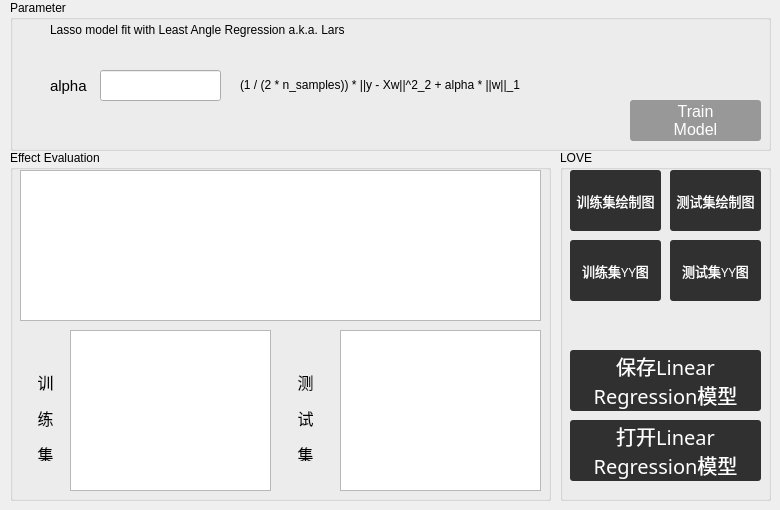
   <widget class="QWidget" name="tab_7">
    <attribute name="title">
     <string>LARS Lasso </string>
    </attribute>
    <widget class="QGroupBox" name="groupBox_13">
     <property name="geometry">
      <rect>
       <x>10</x>
       <y>0</y>
       <width>761</width>
       <height>151</height>
      </rect>
     </property>
     <property name="title">
      <string>Parameter</string>
     </property>
     <widget class="QPushButton" name="lar_action">
      <property name="geometry">
       <rect>
        <x>620</x>
        <y>100</y>
        <width>131</width>
        <height>41</height>
       </rect>
      </property>
      <property name="font">
       <font>
        <pointsize>12</pointsize>
       </font>
      </property>
      <property name="styleSheet">
       <string notr="true">QPushButton { background-color:rgb(152, 152, 152); border-radius: 3px; color: rgb(255, 255, 255); } QPushButton:hover { background-color:rgb(91, 91, 136)}</string>
      </property>
      <property name="text">
       <string>Train
Model</string>
      </property>
     </widget>
     <widget class="QLabel" name="label_8">
      <property name="geometry">
       <rect>
        <x>40</x>
        <y>70</y>
        <width>51</width>
        <height>31</height>
       </rect>
      </property>
      <property name="font">
       <font>
        <pointsize>11</pointsize>
       </font>
      </property>
      <property name="text">
       <string>alpha</string>
      </property>
     </widget>
     <widget class="QLineEdit" name="lar_edit">
      <property name="geometry">
       <rect>
        <x>90</x>
        <y>70</y>
        <width>121</width>
        <height>31</height>
       </rect>
      </property>
     </widget>
     <widget class="QLabel" name="label_10">
      <property name="geometry">
       <rect>
        <x>230</x>
        <y>70</y>
        <width>351</width>
        <height>31</height>
       </rect>
      </property>
      <property name="text">
       <string>&lt;html&gt;&lt;head/&gt;&lt;body&gt;&lt;p&gt;(1 / (2 * n_samples)) * ||y - Xw||^2_2 + alpha * ||w||_1&lt;/p&gt;&lt;/body&gt;&lt;/html&gt;</string>
      </property>
     </widget>
     <widget class="QLabel" name="label_21">
      <property name="geometry">
       <rect>
        <x>40</x>
        <y>20</y>
        <width>341</width>
        <height>21</height>
       </rect>
      </property>
      <property name="text">
       <string>&lt;html&gt;&lt;head/&gt;&lt;body&gt;&lt;p&gt;Lasso model fit with Least Angle Regression a.k.a. Lars&lt;/p&gt;&lt;/body&gt;&lt;/html&gt;</string>
      </property>
     </widget>
    </widget>
    <widget class="QGroupBox" name="groupBox_19">
     <property name="geometry">
      <rect>
       <x>10</x>
       <y>150</y>
       <width>541</width>
       <height>351</height>
      </rect>
     </property>
     <property name="title">
      <string>Effect Evaluation</string>
     </property>
     <widget class="QTableWidget" name="lar_table01">
      <property name="geometry">
       <rect>
        <x>10</x>
        <y>20</y>
        <width>521</width>
        <height>151</height>
       </rect>
      </property>
     </widget>
     <widget class="QTableWidget" name="lar_table02">
      <property name="geometry">
       <rect>
        <x>60</x>
        <y>180</y>
        <width>201</width>
        <height>161</height>
       </rect>
      </property>
     </widget>
     <widget class="QTableWidget" name="lar_table03">
      <property name="geometry">
       <rect>
        <x>330</x>
        <y>180</y>
        <width>201</width>
        <height>161</height>
       </rect>
      </property>
     </widget>
     <widget class="QLabel" name="label_31">
      <property name="geometry">
       <rect>
        <x>280</x>
        <y>220</y>
        <width>31</width>
        <height>91</height>
       </rect>
      </property>
      <property name="text">
       <string>&lt;html&gt;&lt;head/&gt;&lt;body&gt;&lt;p align=&quot;center&quot;&gt;&lt;span style=&quot; font-size:12pt;&quot;&gt;测&lt;/span&gt;&lt;/p&gt;&lt;p align=&quot;center&quot;&gt;&lt;span style=&quot; font-size:12pt;&quot;&gt;试&lt;/span&gt;&lt;/p&gt;&lt;p align=&quot;center&quot;&gt;&lt;span style=&quot; font-size:12pt;&quot;&gt;集&lt;/span&gt;&lt;/p&gt;&lt;/body&gt;&lt;/html&gt;</string>
      </property>
     </widget>
     <widget class="QLabel" name="label_37">
      <property name="geometry">
       <rect>
        <x>20</x>
        <y>220</y>
        <width>31</width>
        <height>91</height>
       </rect>
      </property>
      <property name="text">
       <string>&lt;html&gt;&lt;head/&gt;&lt;body&gt;&lt;p align=&quot;center&quot;&gt;&lt;span style=&quot; font-size:12pt;&quot;&gt;训&lt;/span&gt;&lt;/p&gt;&lt;p align=&quot;center&quot;&gt;&lt;span style=&quot; font-size:12pt;&quot;&gt;练&lt;/span&gt;&lt;/p&gt;&lt;p align=&quot;center&quot;&gt;&lt;span style=&quot; font-size:12pt;&quot;&gt;集&lt;/span&gt;&lt;/p&gt;&lt;/body&gt;&lt;/html&gt;</string>
      </property>
     </widget>
    </widget>
    <widget class="QGroupBox" name="groupBox_25">
     <property name="geometry">
      <rect>
       <x>560</x>
       <y>150</y>
       <width>211</width>
       <height>351</height>
      </rect>
     </property>
     <property name="title">
      <string>LOVE</string>
     </property>
     <widget class="QPushButton" name="save_lar_button">
      <property name="geometry">
       <rect>
        <x>10</x>
        <y>200</y>
        <width>191</width>
        <height>61</height>
       </rect>
      </property>
      <property name="font">
       <font>
        <family>幼圆</family>
        <pointsize>15</pointsize>
       </font>
      </property>
      <property name="styleSheet">
       <string notr="true">QPushButton { background-color:rgb(48, 48, 48); border-radius: 3px; color: rgb(255, 255, 255); } QPushButton:hover { background-color:rgb(91, 91, 136)}</string>
      </property>
      <property name="text">
       <string>保存Linear
Regression模型</string>
      </property>
     </widget>
     <widget class="QPushButton" name="open_lar_button">
      <property name="geometry">
       <rect>
        <x>10</x>
        <y>270</y>
        <width>191</width>
        <height>61</height>
       </rect>
      </property>
      <property name="font">
       <font>
        <family>幼圆</family>
        <pointsize>15</pointsize>
       </font>
      </property>
      <property name="styleSheet">
       <string notr="true">QPushButton { background-color:rgb(48, 48, 48); border-radius: 3px; color: rgb(255, 255, 255); } QPushButton:hover { background-color:rgb(91, 91, 136)}</string>
      </property>
      <property name="text">
       <string>打开Linear
Regression模型</string>
      </property>
     </widget>
     <widget class="QPushButton" name="hz_lar_tr">
      <property name="geometry">
       <rect>
        <x>10</x>
        <y>20</y>
        <width>91</width>
        <height>61</height>
       </rect>
      </property>
      <property name="font">
       <font>
        <family>幼圆</family>
        <pointsize>10</pointsize>
       </font>
      </property>
      <property name="styleSheet">
       <string notr="true">QPushButton { background-color:rgb(48, 48, 48); border-radius: 3px; color: rgb(255, 255, 255); } QPushButton:hover { background-color:rgb(91, 91, 136)}</string>
      </property>
      <property name="text">
       <string>训练集绘制图</string>
      </property>
     </widget>
     <widget class="QPushButton" name="hz_lar_te_2">
      <property name="geometry">
       <rect>
        <x>110</x>
        <y>90</y>
        <width>91</width>
        <height>61</height>
       </rect>
      </property>
      <property name="font">
       <font>
        <family>幼圆</family>
        <pointsize>10</pointsize>
       </font>
      </property>
      <property name="styleSheet">
       <string notr="true">QPushButton { background-color:rgb(48, 48, 48); border-radius: 3px; color: rgb(255, 255, 255); } QPushButton:hover { background-color:rgb(91, 91, 136)}</string>
      </property>
      <property name="text">
       <string>测试集YY图</string>
      </property>
     </widget>
     <widget class="QPushButton" name="hz_lar_tr_2">
      <property name="geometry">
       <rect>
        <x>10</x>
        <y>90</y>
        <width>91</width>
        <height>61</height>
       </rect>
      </property>
      <property name="font">
       <font>
        <family>幼圆</family>
        <pointsize>10</pointsize>
       </font>
      </property>
      <property name="styleSheet">
       <string notr="true">QPushButton { background-color:rgb(48, 48, 48); border-radius: 3px; color: rgb(255, 255, 255); } QPushButton:hover { background-color:rgb(91, 91, 136)}</string>
      </property>
      <property name="text">
       <string>训练集YY图</string>
      </property>
     </widget>
     <widget class="QPushButton" name="hz_lar_te">
      <property name="geometry">
       <rect>
        <x>110</x>
        <y>20</y>
        <width>91</width>
        <height>61</height>
       </rect>
      </property>
      <property name="font">
       <font>
        <family>幼圆</family>
        <pointsize>10</pointsize>
       </font>
      </property>
      <property name="styleSheet">
       <string notr="true">QPushButton { background-color:rgb(48, 48, 48); border-radius: 3px; color: rgb(255, 255, 255); } QPushButton:hover { background-color:rgb(91, 91, 136)}</string>
      </property>
      <property name="text">
       <string>测试集绘制图</string>
      </property>
     </widget>
    </widget>
   </widget>
